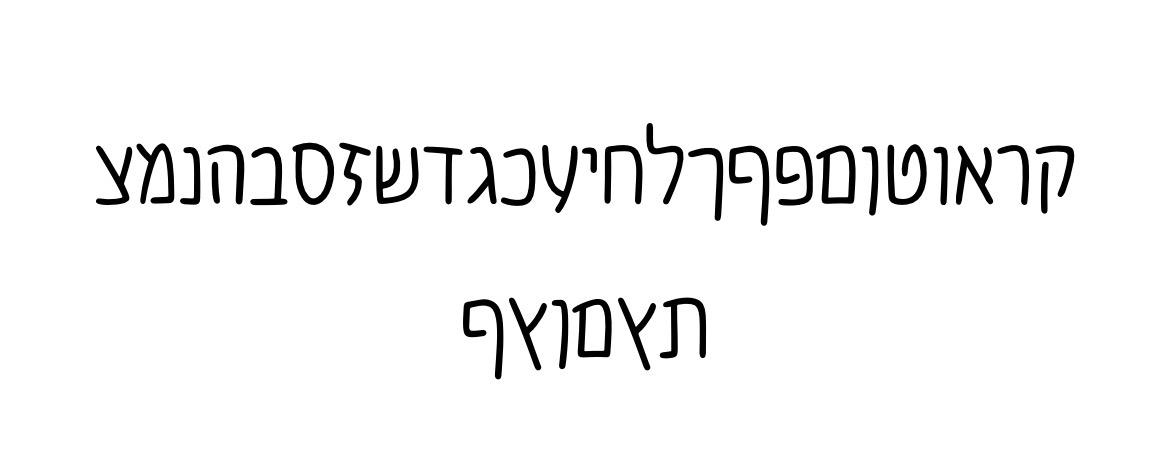
#> input picture font-project/work/source.jpeg, 1170 x 476 px
$ python build_font.py
#> lines starting #> are read from the running program, lines starting #| are printed output that depends on the picture; after the words box and inside, x2 and y2 are one past the last pixel; in counts of white or black regions, pixels touching at a corner belong together
#!/usr/bin/env python3
"""Build a handwriting OTF from two scanned sheets (Hebrew + digits/punctuation).

Pipeline per glyph: crop ink mask -> upscale -> potrace (cubic bezier SVG)
-> parse -> map source pixels into font units (unified baseline + scale)
-> draw into a CFF charstring. Missing glyphs are synthesised in-style.
"""
import os, re, json, subprocess, tempfile
import numpy as np
from PIL import Image, ImageDraw

WORK = os.path.join(os.path.dirname(__file__), "work")
DIST = os.path.join(os.path.dirname(__file__), "dist")
os.makedirs(DIST, exist_ok=True)

# ---- unified metrics -------------------------------------------------------
UPM   = 1000
SCALE = 9.0      # font units per source pixel (shared by both sheets)
PAD   = 6        # white padding (px) added around each glyph before tracing
SB    = 35       # side bearing in font units
UP    = 4        # potrace upscaling factor

# baselines (source pixels) per sheet/band
BASE = {
    ("s1", 0): 204, ("s1", 1): 357,   # Hebrew sheet: letters / final-forms row
    ("s2", 0): 95,  ("s2", 1): 249,   # digits row / punctuation row
}

# ---- load ink masks --------------------------------------------------------
def load_ink1():
    a = np.array(Image.open(os.path.join(WORK, "source.jpeg")).convert("L"))
    return a < 128
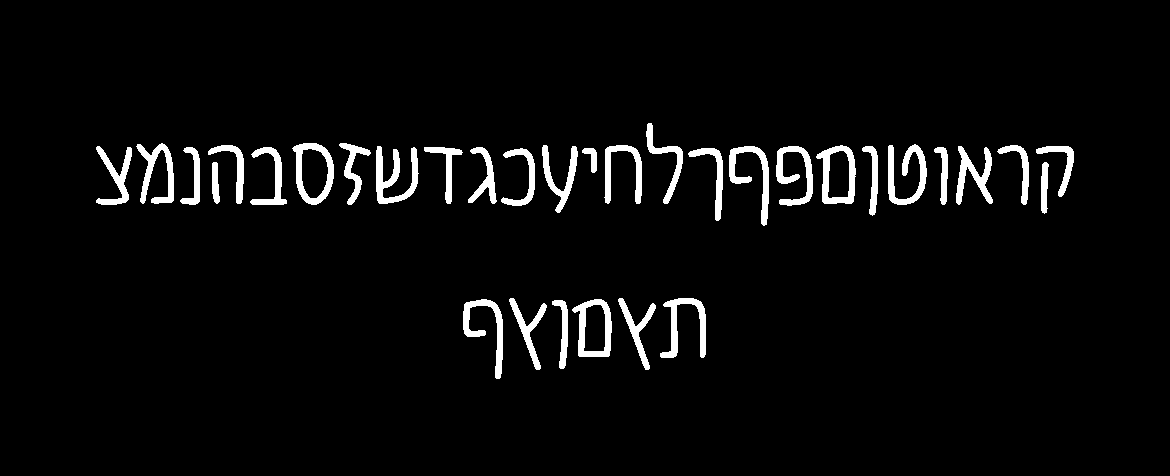
#> returned value: shape (476, 1170) bool; 4.1% white; 33 white regions, largest, box (x1, y1, x2, y2) and area: (376, 146, 419, 204) 1097, (888, 144, 927, 205) 1020, (816, 145, 856, 204) 970
def load_ink2():
#> (the run stopped early here; a loop or call above may not have finished)
